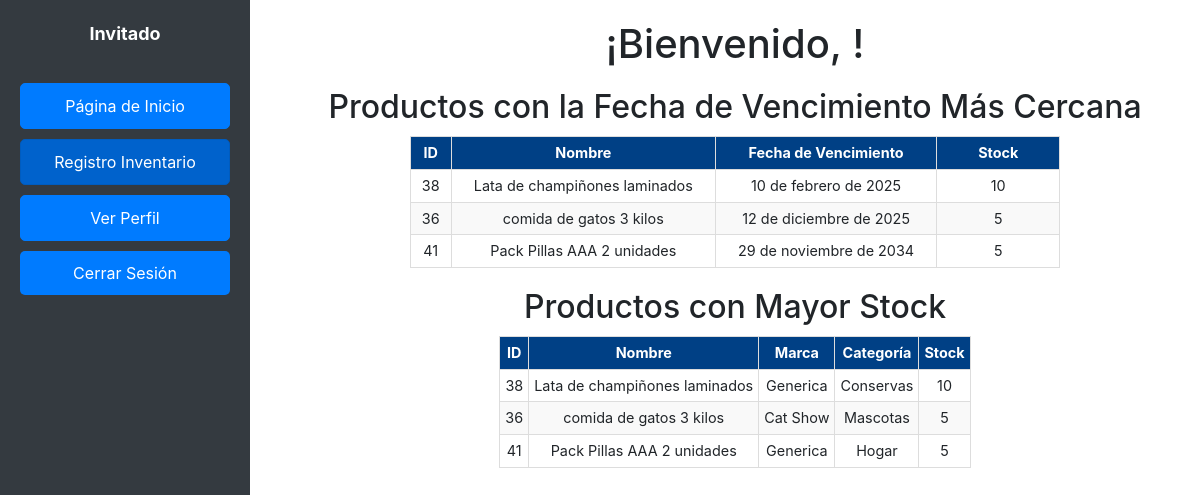
The page /adminpage/ on the database as committed earlier.
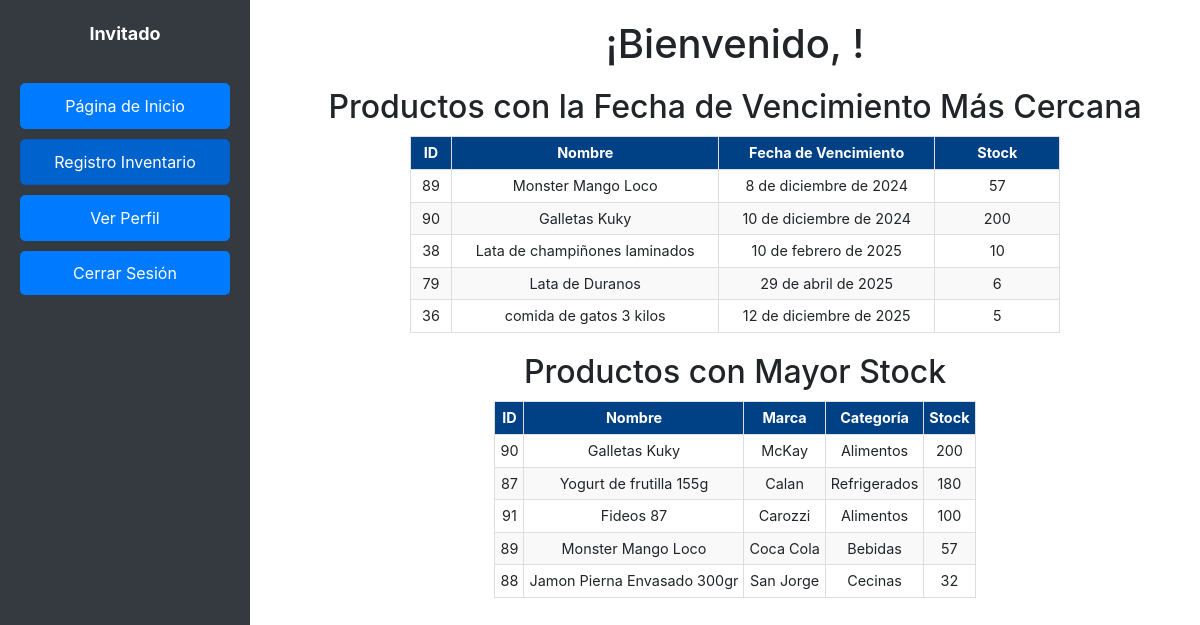
The same page on the database as committed later.
### pagina/models.py (models this page shows, shortened)
class Producto(models.Model):
    nombre = models.CharField(max_length=100)
    precio = models.DecimalField(max_digits=10, decimal_places=4)
    stock = models.IntegerField()
    descripcion = models.TextField()
    marca = models.ForeignKey(Marca, on_delete=models.CASCADE)
    categoria = models.ForeignKey(Categoria, null=True, blank=True, on_delete=models.SET_NULL)
    fecha_vencimiento = models.DateField(default=timezone.now)

class Marca(models.Model):
    nombre = models.CharField(max_length=100)
    def __str__(self):
        return self.nombre

class Categoria(models.Model):
    nombre = models.CharField(max_length=100)
    def __str__(self):
        return self.nombre

### pagina/views.py (the view)
# urls.py: path('adminpage/', adminpage, name='adminpage'),
def adminpage(request):
    productos_mayor_stock = Producto.objects.order_by('-stock')[:5]
    productos_vencimiento = Producto.objects.filter(
        fecha_vencimiento__gte=now()
    ).order_by('fecha_vencimiento')[:5]
    return render(request, 'adminpage.html', {
        'productos_mayor_stock': productos_mayor_stock,
        'productos_vencimiento': productos_vencimiento,
    })

### pagina/templates/adminpage.html (shortened to what this page needs)
<!DOCTYPE html>
<html lang="es">
<head>
    {% load static %}
    <link rel="stylesheet" href="{% static 'css/lateral.css' %}">
    <link href="https://stackpath.bootstrapcdn.com/bootstrap/4.5.2/css/bootstrap.min.css" rel="stylesheet">
</head>
<body>
    <div class="sidebar">
        <div class="perfil">
            <p>
                {% if user.is_authenticated %}
                <strong>{{ user.username }}</strong>
                {% else %}
                Invitado
                {% endif %}
            </p>
        </div>
        <ul>
            <li><a href="{% url 'adminpage' %}" class="btn btn-primary btn-block">Página de Inicio</a></li>
            <li><a href="{% url 'vendedor' %}" class="btn btn-primary btn-block active">Registro Inventario</a></li>
            <li><a href="{% url 'verPerfil' %}" class="btn btn-primary btn-block">Ver Perfil</a></li>
            <li>
                <form action="{% url 'logout' %}" method="post">
                    <button type="submit" class="btn btn-primary btn-block">Cerrar Sesión</button>
                </form>
            </li>
        </ul>
    </div>
    <div class="main-content">
        <h1>¡Bienvenido, {{ user.username }}!</h1>
        <div class="section">
            <h2>Productos con la Fecha de Vencimiento Más Cercana</h2>
            <table id="productos-vencimiento-table">
                <thead>
                    <tr>
                        <th>ID</th>
                        <th>Nombre</th>
                        <th>Fecha de Vencimiento</th>
                        <th>Stock</th>
                    </tr>
                </thead>
                <tbody>
                    {% for producto in productos_vencimiento %}
                    <tr>
                        <td>{{ producto.id }}</td>
                        <td>{{ producto.nombre }}</td>
                        <td>{{ producto.fecha_vencimiento }}</td>
                        <td>{{ producto.stock }}</td>
                    </tr>
                    {% empty %}
                    <tr>
                        <td colspan="4">No hay productos con fecha de vencimiento cercana.</td>
                    </tr>
                    {% endfor %}
                </tbody>
            </table>
        </div>
        <div class="section">
            <h2>Productos con Mayor Stock</h2>
            <table id="productos-stock-table">
                <thead>
                    <tr>
                        <th>ID</th>
                        <th>Nombre</th>
                        <th>Marca</th>
                        <th>Categoría</th>
                        <th>Stock</th>
                    </tr>
                </thead>
                <tbody>
                    {% for producto in productos_mayor_stock %}
                    <tr>
                        <td>{{ producto.id }}</td>
                        <td>{{ producto.nombre }}</td>
                        <td>{{ producto.marca }}</td>
                        <td>{{ producto.categoria }}</td>
                        <td>{{ producto.stock }}</td>
                    </tr>
                    {% empty %}
                    <tr>
                        <td colspan="5">No hay productos con alto stock.</td>
                    </tr>
                    {% endfor %}
                </tbody>
            </table>
        </div>
    </div>
</body>
</html>

Rows that differ between the two databases and show on the page:
removed Producto: id "41", nombre "Pack Pillas AAA 2 unidades", fecha_vencimiento "29 de noviembre de 2034", stock "5", marca "Generica", categoria "Hogar"
no longer on one of the page's lists (row unchanged): Producto: id "38", nombre "Lata de champiñones laminados", marca "Generica", categoria "Conservas", stock "10"
no longer on one of the page's lists (row unchanged): Producto: id "36", nombre "comida de gatos 3 kilos", marca "Cat Show", categoria "Mascotas", stock "5"
added Producto: id "89", nombre "Monster Mango Loco", fecha_vencimiento "8 de diciembre de 2024", stock "57", marca "Coca Cola", categoria "Bebidas"
added Producto: id "90", nombre "Galletas Kuky", fecha_vencimiento "10 de diciembre de 2024", stock "200", marca "McKay", categoria "Alimentos"
added Producto: id "79", nombre "Lata de Duranos", fecha_vencimiento "29 de abril de 2025", stock "6", shown under "Productos con la Fecha de Vencimiento Más Cercana"
added Producto: id "87", nombre "Yogurt de frutilla 155g", marca "Calan", categoria "Refrigerados", stock "180", shown under "Productos con Mayor Stock"
added Producto: id "91", nombre "Fideos 87", marca "Carozzi", categoria "Alimentos", stock "100", shown under "Productos con Mayor Stock"
added Producto: id "88", nombre "Jamon Pierna Envasado 300gr", marca "San Jorge", categoria "Cecinas", stock "32", shown under "Productos con Mayor Stock"
